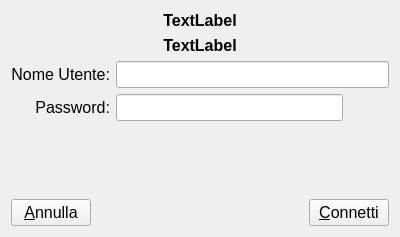
<?xml version="1.0" encoding="UTF-8"?>
<ui version="4.0">
 <class>LoginDialog</class>
 <widget class="QDialog" name="LoginDialog">
  <property name="geometry">
   <rect>
    <x>0</x>
    <y>0</y>
    <width>400</width>
    <height>237</height>
   </rect>
  </property>
  <property name="windowTitle">
   <string>Connessione database remoto</string>
  </property>
  <layout class="QVBoxLayout" name="verticalLayout">
   <item>
    <widget class="QLabel" name="dbLabel">
     <property name="font">
      <font>
       <pointsize>12</pointsize>
       <weight>75</weight>
       <bold>true</bold>
      </font>
     </property>
     <property name="text">
      <string>TextLabel</string>
     </property>
     <property name="alignment">
      <set>Qt::AlignCenter</set>
     </property>
    </widget>
   </item>
   <item>
    <widget class="QLabel" name="hostLabel">
     <property name="font">
      <font>
       <pointsize>12</pointsize>
       <weight>75</weight>
       <bold>true</bold>
      </font>
     </property>
     <property name="text">
      <string>TextLabel</string>
     </property>
     <property name="alignment">
      <set>Qt::AlignCenter</set>
     </property>
    </widget>
   </item>
   <item>
    <layout class="QGridLayout" name="gridLayout">
     <item row="0" column="0">
      <widget class="QLabel" name="label">
       <property name="font">
        <font>
         <pointsize>12</pointsize>
        </font>
       </property>
       <property name="text">
        <string>Nome Utente:</string>
       </property>
       <property name="alignment">
        <set>Qt::AlignRight|Qt::AlignTrailing|Qt::AlignVCenter</set>
       </property>
      </widget>
     </item>
     <item row="0" column="1" colspan="2">
      <widget class="QLineEdit" name="userLine">
       <property name="font">
        <font>
         <pointsize>12</pointsize>
        </font>
       </property>
       <property name="clearButtonEnabled">
        <bool>true</bool>
       </property>
      </widget>
     </item>
     <item row="1" column="0">
      <widget class="QLabel" name="label_2">
       <property name="font">
        <font>
         <pointsize>12</pointsize>
        </font>
       </property>
       <property name="text">
        <string>Password:</string>
       </property>
       <property name="alignment">
        <set>Qt::AlignRight|Qt::AlignTrailing|Qt::AlignVCenter</set>
       </property>
       <property name="buddy">
        <cstring>connectButton</cstring>
       </property>
      </widget>
     </item>
     <item row="1" column="1">
      <widget class="QLineEdit" name="passLine">
       <property name="font">
        <font>
         <pointsize>12</pointsize>
        </font>
       </property>
       <property name="echoMode">
        <enum>QLineEdit::Password</enum>
       </property>
       <property name="clearButtonEnabled">
        <bool>false</bool>
       </property>
      </widget>
     </item>
     <item row="1" column="2">
      <widget class="QPushButton" name="passButton">
       <property name="text">
        <string/>
       </property>
       <property name="icon">
        <iconset resource="assets.qrc">
         <normaloff>:/icons/password-show-on.svg</normaloff>:/icons/password-show-on.svg</iconset>
       </property>
       <property name="flat">
        <bool>true</bool>
       </property>
      </widget>
     </item>
    </layout>
   </item>
   <item>
    <spacer name="verticalSpacer">
     <property name="orientation">
      <enum>Qt::Vertical</enum>
     </property>
     <property name="sizeHint" stdset="0">
      <size>
       <width>20</width>
       <height>32</height>
      </size>
     </property>
    </spacer>
   </item>
   <item>
    <layout class="QHBoxLayout" name="horizontalLayout">
     <item>
      <widget class="QPushButton" name="cancelButton">
       <property name="font">
        <font>
         <pointsize>12</pointsize>
        </font>
       </property>
       <property name="text">
        <string>&amp;Annulla</string>
       </property>
       <property name="icon">
        <iconset resource="assets.qrc">
         <normaloff>:/icons/dialog-close.svg</normaloff>:/icons/dialog-close.svg</iconset>
       </property>
      </widget>
     </item>
     <item>
      <spacer name="horizontalSpacer">
       <property name="orientation">
        <enum>Qt::Horizontal</enum>
       </property>
       <property name="sizeHint" stdset="0">
        <size>
         <width>40</width>
         <height>20</height>
        </size>
       </property>
      </spacer>
     </item>
     <item>
      <widget class="QPushButton" name="connectButton">
       <property name="font">
        <font>
         <pointsize>12</pointsize>
        </font>
       </property>
       <property name="text">
        <string>&amp;Connetti</string>
       </property>
       <property name="icon">
        <iconset resource="assets.qrc">
         <normaloff>:/icons/network-connect.svg</normaloff>:/icons/network-connect.svg</iconset>
       </property>
      </widget>
     </item>
    </layout>
   </item>
  </layout>
 </widget>
 <resources>
  <include location="assets.qrc"/>
 </resources>
 <connections>
  <connection>
   <sender>passLine</sender>
   <signal>returnPressed()</signal>
   <receiver>connectButton</receiver>
   <slot>click()</slot>
   <hints>
    <hint type="sourcelabel">
     <x>190</x>
     <y>108</y>
    </hint>
    <hint type="destinationlabel">
     <x>323</x>
     <y>206</y>
    </hint>
   </hints>
  </connection>
 </connections>
</ui>
